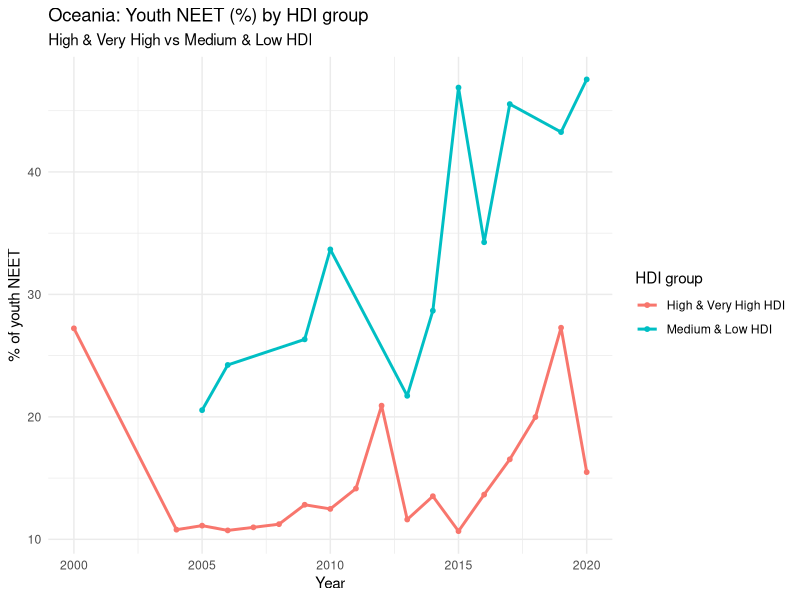

Recreate this plot in R.
library(readr)
library(dplyr)
library(ggplot2)

# 0.1 Load the merged dataset
# Make sure this filename matches what you saved
df <- read_csv("youth_continents_hdi_2000_2020.csv")

# If your NEET column is not yet called 'share_neet', uncomment this:
# df <- df %>%
#   rename(share_neet = `Share of youth not in education, employment or training, total (% of youth population)`)

# 0.2 Create HDI tiers and 2-group classification
df <- df %>%
  mutate(
    HDI_tier = case_when(
      HDI >= 0.800                    ~ "Very High",
      HDI >= 0.700 & HDI < 0.800      ~ "High",
      HDI >= 0.550 & HDI < 0.700      ~ "Medium",
      HDI < 0.550                     ~ "Low",
      TRUE                            ~ NA_character_
    ),
    HDI_group2 = case_when(
      HDI_tier %in% c("Very High", "High")   ~ "High & Very High HDI",
      HDI_tier %in% c("Medium", "Low")       ~ "Medium & Low HDI",
      TRUE                                   ~ NA_character_
    )
  ) %>%
  filter(!is.na(HDI_group2))   # drop rows without HDI classification
oceania <- df %>%
  filter(Continent == "Oceania") %>%
  group_by(Year, HDI_group2) %>%
  summarise(
    mean_neet = mean(share_neet, na.rm = TRUE),
    .groups = "drop"
  )

ggplot(oceania, aes(x = Year, y = mean_neet, colour = HDI_group2)) +
  geom_line(linewidth = 1) +
  geom_point(size = 1.3) +
  labs(
    title = "Oceania: Youth NEET (%) by HDI group",
    subtitle = "High & Very High vs Medium & Low HDI",
    x = "Year",
    y = "% of youth NEET",
    colour = "HDI group"
  ) +
  theme_minimal()
